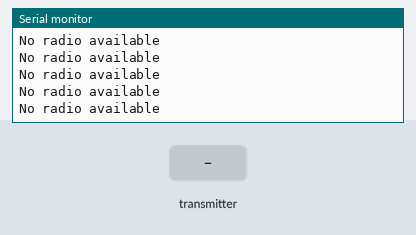
Bench run of a sketch on a simulated Arduino Uno, built with avr-gcc and run on an emulated ATmega328P. Parts: the last lines printed to the serial monitor. The test bench sets the inputs (shaded band). No radio packets arrive unless stated.

Above: at 2.2 s.
2.3 s: the transmitter starts sending joystick.0 = 0
At 2.42 s:
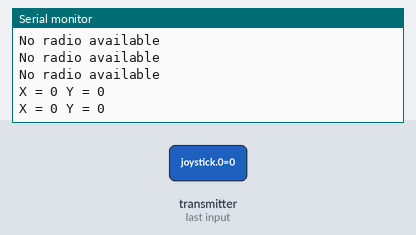
4.2 s: the transmitter starts sending joystick.1 = 256
At 4.39 s:
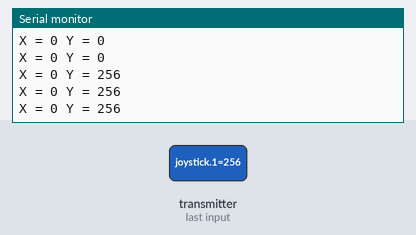
5.7 s: the transmitter starts sending joystick.0 = 256
At 5.77 s:
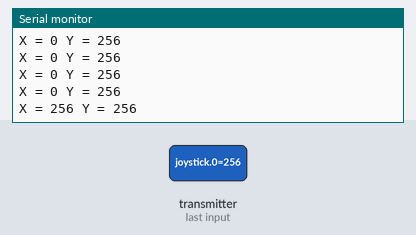
7.2 s: the transmitter starts sending joystick.1 = 0
At 7.3 s:
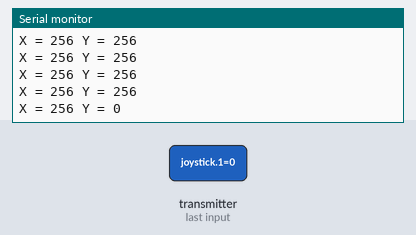

Measured:
- after the input at 2.3 s, the serial monitor: prints a new line after 0.05 s (image 1)
- after the input at 4.2 s, the serial monitor: prints a new line after 0.08 s (image 2)
- after the input at 5.7 s, the serial monitor: prints a new line after 0.05 s (image 3)
- after the input at 7.2 s, the serial monitor: prints a new line after 0.08 s (image 4)

The sketch:

joyRx.ino
```cpp
/* YourDuinoStarter Example: nRF24L01 Receive Joystick values

 - WHAT IT DOES: Receives data from another transceiver with
   2 Analog values from a Joystick or 2 Potentiometers
   Displays received values on Serial Monitor
 - SEE the comments after "//" on each line below
 - CONNECTIONS: nRF24L01 Modules See:
 http://arduino-info.wikispaces.com/Nrf24L01-2.4GHz-HowTo
   1 - GND
   2 - VCC 3.3V !!! NOT 5V
   3 - CE to Arduino pin 9
   4 - CSN to Arduino pin 10
   5 - SCK to Arduino pin 13
   6 - MOSI to Arduino pin 11
   7 - MISO to Arduino pin 12
   8 - UNUSED

 - V1.00 11/26/13
   Based on examples at http://www.bajdi.com/
   Questions: terry@yourduino.com */

/*-----( Import needed libraries )-----*/
#include <SPI.h>
#include <nRF24L01.h>
#include <RF24.h>
/*-----( Declare Constants and Pin Numbers )-----*/
#define CE_PIN   9
#define CSN_PIN 10

// NOTE: the "LL" at the end of the constant is "LongLong" type
const uint64_t pipe = 0xE8E8F0F0E1LL; // Define the transmit pipe


/*-----( Declare objects )-----*/
RF24 radio(CE_PIN, CSN_PIN); // Create a Radio
/*-----( Declare Variables )-----*/
int joystick[2];  // 2 element array holding Joystick readings

void setup()   /****** SETUP: RUNS ONCE ******/
{
  Serial.begin(115200);
  delay(1000);
  Serial.println("Nrf24L01 Receiver Starting");
  radio.begin();
  radio.openReadingPipe(1,pipe);
  radio.startListening();;
}//--(end setup )---


void loop()   /****** LOOP: RUNS CONSTANTLY ******/
{
  if ( radio.available() )
  {
    // Read the data payload until we've received everything
    bool done = false;

      // Fetch the data payload
      delay(50);
      radio.read( joystick, sizeof(joystick) );
      Serial.print("X = ");
      Serial.print(joystick[0]);
      Serial.print(" Y = ");
      Serial.println(joystick[1]);

  }
  else
  {
      Serial.println("No radio available");
  }

}//--(end main loop )---

/*-----( Declare User-written Functions )-----*/

//NONE
//*********( THE END )***********
```
